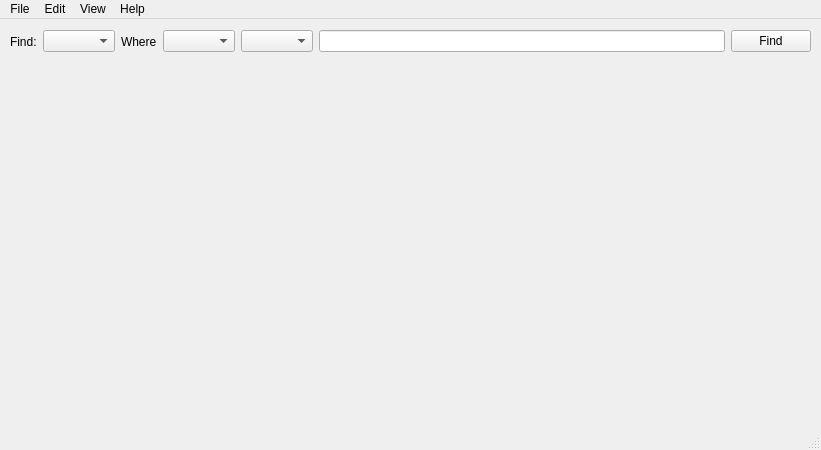
<?xml version="1.0" encoding="UTF-8"?>
<ui version="4.0">
 <class>CMUserDeviceManager</class>
 <widget class="QMainWindow" name="CMUserDeviceManager">
  <property name="geometry">
   <rect>
    <x>0</x>
    <y>0</y>
    <width>821</width>
    <height>450</height>
   </rect>
  </property>
  <property name="windowTitle">
   <string>MainWindow</string>
  </property>
  <widget class="QWidget" name="centralwidget">
   <widget class="QWidget" name="layoutWidget">
    <property name="geometry">
     <rect>
      <x>10</x>
      <y>10</y>
      <width>801</width>
      <height>25</height>
     </rect>
    </property>
    <layout class="QHBoxLayout" name="horizontalLayout">
     <item>
      <widget class="QLabel" name="labelFindUsers">
       <property name="text">
        <string>Find:</string>
       </property>
      </widget>
     </item>
     <item>
      <widget class="QComboBox" name="comboBoxUserDevice"/>
     </item>
     <item>
      <widget class="QLabel" name="labelWhere">
       <property name="text">
        <string>Where</string>
       </property>
      </widget>
     </item>
     <item>
      <widget class="QComboBox" name="comboBoxType"/>
     </item>
     <item>
      <widget class="QComboBox" name="comboBoxParameter"/>
     </item>
     <item>
      <widget class="QLineEdit" name="lineEditQueryData"/>
     </item>
     <item>
      <widget class="QPushButton" name="btnFind">
       <property name="text">
        <string>Find</string>
       </property>
      </widget>
     </item>
    </layout>
   </widget>
   <widget class="QWidget" name="verticalLayoutWidget">
    <property name="geometry">
     <rect>
      <x>10</x>
      <y>40</y>
      <width>801</width>
      <height>361</height>
     </rect>
    </property>
    <layout class="QVBoxLayout" name="verticalLayout"/>
   </widget>
  </widget>
  <widget class="QMenuBar" name="menubar">
   <property name="geometry">
    <rect>
     <x>0</x>
     <y>0</y>
     <width>821</width>
     <height>21</height>
    </rect>
   </property>
   <widget class="QMenu" name="menuFile">
    <property name="title">
     <string>File</string>
    </property>
    <addaction name="actionExport_to_Spreadsheet"/>
    <addaction name="separator"/>
    <addaction name="actionBack_to_Cluster_List"/>
    <addaction name="actionExit"/>
   </widget>
   <widget class="QMenu" name="menuEdit">
    <property name="title">
     <string>Edit</string>
    </property>
   </widget>
   <widget class="QMenu" name="menuView">
    <property name="title">
     <string>View</string>
    </property>
    <addaction name="actionLog_Interface"/>
   </widget>
   <widget class="QMenu" name="menuHelp">
    <property name="title">
     <string>Help</string>
    </property>
    <addaction name="actionAbout"/>
    <addaction name="separator"/>
    <addaction name="actionFeedback"/>
    <addaction name="actionProduct_Registration"/>
    <addaction name="actionReport_a_bug"/>
    <addaction name="separator"/>
    <addaction name="actionTechnical_Support"/>
    <addaction name="actionFAQ"/>
    <addaction name="separator"/>
    <addaction name="actionView_Help"/>
   </widget>
   <addaction name="menuFile"/>
   <addaction name="menuEdit"/>
   <addaction name="menuView"/>
   <addaction name="menuHelp"/>
  </widget>
  <widget class="QStatusBar" name="statusbar"/>
  <action name="actionBack_to_Cluster_List">
   <property name="text">
    <string>Back to Cluster List</string>
   </property>
  </action>
  <action name="actionExit">
   <property name="text">
    <string>Exit</string>
   </property>
  </action>
  <action name="actionExport_to_Spreadsheet">
   <property name="text">
    <string>Export to Spreadsheet</string>
   </property>
  </action>
  <action name="actionAbout">
   <property name="text">
    <string>About</string>
   </property>
  </action>
  <action name="actionFeedback">
   <property name="text">
    <string>Feedback</string>
   </property>
  </action>
  <action name="actionProduct_Registration">
   <property name="text">
    <string>Product Registration</string>
   </property>
  </action>
  <action name="actionReport_a_bug">
   <property name="text">
    <string>Report a bug</string>
   </property>
  </action>
  <action name="actionTechnical_Support">
   <property name="text">
    <string>Technical Support</string>
   </property>
  </action>
  <action name="actionFAQ">
   <property name="text">
    <string>FAQ</string>
   </property>
  </action>
  <action name="actionView_Help">
   <property name="text">
    <string>View Help</string>
   </property>
  </action>
  <action name="actionLog_Interface">
   <property name="text">
    <string>Log Interface</string>
   </property>
  </action>
 </widget>
 <resources/>
 <connections/>
</ui>
